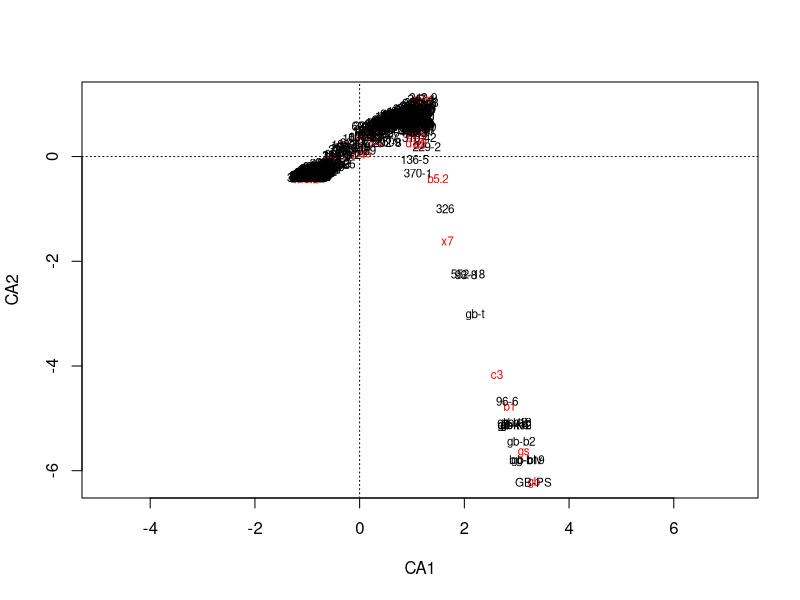

The R script that drew this image:
bartelheim <- read.csv2("bartelheim_daten.csv", row.names = 1)

library(vegan)

bartelheim.ca <- cca(bartelheim)

plot(bartelheim.ca,
     choices = c(1, 2),
     type="t",
     scaling = "symmetric")
